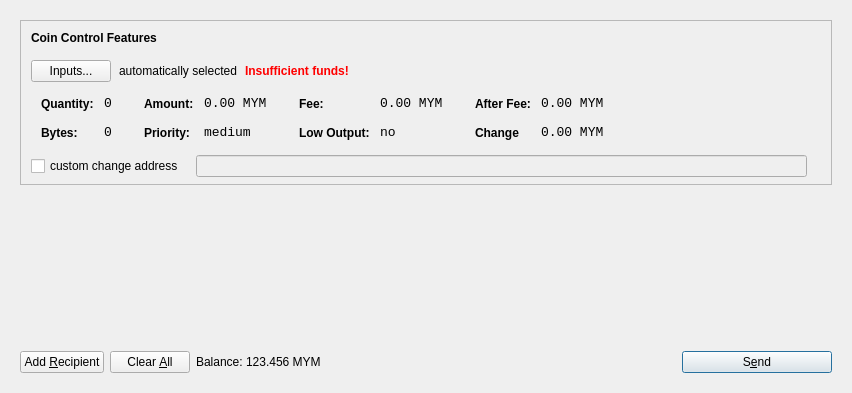
<?xml version="1.0" encoding="UTF-8"?>
<ui version="4.0">
 <class>SendCoinsDialog</class>
 <widget class="QDialog" name="SendCoinsDialog">
  <property name="geometry">
   <rect>
    <x>0</x>
    <y>0</y>
    <width>849</width>
    <height>393</height>
   </rect>
  </property>
  <property name="windowTitle">
   <string>Send Coins</string>
  </property>
  <layout class="QVBoxLayout" name="verticalLayout">
   <item>
    <widget class="QFrame" name="frameMain">
     <layout class="QVBoxLayout" name="verticalLayout_3">
      <item>
       <widget class="QFrame" name="frameCoinControl">
        <property name="sizePolicy">
         <sizepolicy hsizetype="Expanding" vsizetype="Expanding">
          <horstretch>0</horstretch>
          <verstretch>0</verstretch>
         </sizepolicy>
        </property>
        <property name="maximumSize">
         <size>
          <width>16777215</width>
          <height>16777215</height>
         </size>
        </property>
        <property name="frameShape">
         <enum>QFrame::StyledPanel</enum>
        </property>
        <property name="frameShadow">
         <enum>QFrame::Sunken</enum>
        </property>
        <layout class="QVBoxLayout" name="verticalLayoutCoinControl2">
         <property name="spacing">
          <number>6</number>
         </property>
         <property name="leftMargin">
          <number>0</number>
         </property>
         <property name="topMargin">
          <number>0</number>
         </property>
         <property name="rightMargin">
          <number>0</number>
         </property>
         <property name="bottomMargin">
          <number>6</number>
         </property>
         <item>
          <layout class="QVBoxLayout" name="verticalLayoutCoinControl" stretch="0,0,0,0,1">
           <property name="spacing">
            <number>0</number>
           </property>
           <property name="leftMargin">
            <number>10</number>
           </property>
           <property name="topMargin">
            <number>10</number>
           </property>
           <item>
            <layout class="QHBoxLayout" name="horizontalLayoutCoinControl1">
             <property name="bottomMargin">
              <number>15</number>
             </property>
             <item>
              <widget class="QLabel" name="labelCoinControlFeatures">
               <property name="sizePolicy">
                <sizepolicy hsizetype="Preferred" vsizetype="Maximum">
                 <horstretch>0</horstretch>
                 <verstretch>0</verstretch>
                </sizepolicy>
               </property>
               <property name="font">
                <font>
                 <weight>75</weight>
                 <bold>true</bold>
                </font>
               </property>
               <property name="styleSheet">
                <string notr="true">font-weight:bold;</string>
               </property>
               <property name="text">
                <string>Coin Control Features</string>
               </property>
              </widget>
             </item>
            </layout>
           </item>
           <item>
            <layout class="QHBoxLayout" name="horizontalLayoutCoinControl2" stretch="0,0,0,0">
             <property name="spacing">
              <number>8</number>
             </property>
             <property name="bottomMargin">
              <number>10</number>
             </property>
             <item>
              <widget class="QPushButton" name="pushButtonCoinControl">
               <property name="styleSheet">
                <string notr="true"/>
               </property>
               <property name="text">
                <string>Inputs...</string>
               </property>
              </widget>
             </item>
             <item>
              <widget class="QLabel" name="labelCoinControlAutomaticallySelected">
               <property name="text">
                <string>automatically selected</string>
               </property>
               <property name="margin">
                <number>5</number>
               </property>
              </widget>
             </item>
             <item>
              <widget class="QLabel" name="labelCoinControlInsuffFunds">
               <property name="font">
                <font>
                 <weight>75</weight>
                 <bold>true</bold>
                </font>
               </property>
               <property name="styleSheet">
                <string notr="true">color:red;font-weight:bold;</string>
               </property>
               <property name="text">
                <string>Insufficient funds!</string>
               </property>
               <property name="margin">
                <number>5</number>
               </property>
              </widget>
             </item>
             <item>
              <spacer name="horizontalSpacerCoinControl">
               <property name="orientation">
                <enum>Qt::Horizontal</enum>
               </property>
               <property name="sizeHint" stdset="0">
                <size>
                 <width>40</width>
                 <height>1</height>
                </size>
               </property>
              </spacer>
             </item>
            </layout>
           </item>
           <item>
            <widget class="QWidget" name="widgetCoinControl" native="true">
             <property name="sizePolicy">
              <sizepolicy hsizetype="Preferred" vsizetype="Preferred">
               <horstretch>0</horstretch>
               <verstretch>0</verstretch>
              </sizepolicy>
             </property>
             <property name="minimumSize">
              <size>
               <width>0</width>
               <height>0</height>
              </size>
             </property>
             <property name="styleSheet">
              <string notr="true"/>
             </property>
             <layout class="QHBoxLayout" name="horizontalLayoutCoinControl5">
              <property name="leftMargin">
               <number>0</number>
              </property>
              <property name="topMargin">
               <number>0</number>
              </property>
              <property name="rightMargin">
               <number>0</number>
              </property>
              <property name="bottomMargin">
               <number>0</number>
              </property>
              <item>
               <layout class="QHBoxLayout" name="horizontalLayoutCoinControl3" stretch="0,0,0,1">
                <property name="spacing">
                 <number>20</number>
                </property>
                <property name="topMargin">
                 <number>0</number>
                </property>
                <property name="bottomMargin">
                 <number>10</number>
                </property>
                <item>
                 <layout class="QFormLayout" name="formLayoutCoinControl1">
                  <property name="horizontalSpacing">
                   <number>10</number>
                  </property>
                  <property name="verticalSpacing">
                   <number>14</number>
                  </property>
                  <property name="leftMargin">
                   <number>10</number>
                  </property>
                  <property name="topMargin">
                   <number>4</number>
                  </property>
                  <property name="rightMargin">
                   <number>6</number>
                  </property>
                  <item row="0" column="0">
                   <widget class="QLabel" name="labelCoinControlQuantityText">
                    <property name="styleSheet">
                     <string notr="true">font-weight:bold;</string>
                    </property>
                    <property name="text">
                     <string>Quantity:</string>
                    </property>
                    <property name="margin">
                     <number>0</number>
                    </property>
                   </widget>
                  </item>
                  <item row="0" column="1">
                   <widget class="QLabel" name="labelCoinControlQuantity">
                    <property name="font">
                     <font>
                      <family>Monospace</family>
                      <pointsize>10</pointsize>
                     </font>
                    </property>
                    <property name="cursor">
                     <cursorShape>IBeamCursor</cursorShape>
                    </property>
                    <property name="contextMenuPolicy">
                     <enum>Qt::ActionsContextMenu</enum>
                    </property>
                    <property name="text">
                     <string>0</string>
                    </property>
                    <property name="margin">
                     <number>0</number>
                    </property>
                    <property name="textInteractionFlags">
                     <set>Qt::LinksAccessibleByMouse|Qt::TextSelectableByKeyboard|Qt::TextSelectableByMouse</set>
                    </property>
                   </widget>
                  </item>
                  <item row="1" column="0">
                   <widget class="QLabel" name="labelCoinControlBytesText">
                    <property name="styleSheet">
                     <string notr="true">font-weight:bold;</string>
                    </property>
                    <property name="text">
                     <string>Bytes:</string>
                    </property>
                   </widget>
                  </item>
                  <item row="1" column="1">
                   <widget class="QLabel" name="labelCoinControlBytes">
                    <property name="font">
                     <font>
                      <family>Monospace</family>
                      <pointsize>10</pointsize>
                     </font>
                    </property>
                    <property name="cursor">
                     <cursorShape>IBeamCursor</cursorShape>
                    </property>
                    <property name="contextMenuPolicy">
                     <enum>Qt::ActionsContextMenu</enum>
                    </property>
                    <property name="text">
                     <string>0</string>
                    </property>
                    <property name="textInteractionFlags">
                     <set>Qt::LinksAccessibleByMouse|Qt::TextSelectableByKeyboard|Qt::TextSelectableByMouse</set>
                    </property>
                   </widget>
                  </item>
                 </layout>
                </item>
                <item>
                 <layout class="QFormLayout" name="formLayoutCoinControl2">
                  <property name="horizontalSpacing">
                   <number>10</number>
                  </property>
                  <property name="verticalSpacing">
                   <number>14</number>
                  </property>
                  <property name="leftMargin">
                   <number>6</number>
                  </property>
                  <property name="topMargin">
                   <number>4</number>
                  </property>
                  <property name="rightMargin">
                   <number>6</number>
                  </property>
                  <item row="0" column="0">
                   <widget class="QLabel" name="labelCoinControlAmountText">
                    <property name="styleSheet">
                     <string notr="true">font-weight:bold;</string>
                    </property>
                    <property name="text">
                     <string>Amount:</string>
                    </property>
                    <property name="margin">
                     <number>0</number>
                    </property>
                   </widget>
                  </item>
                  <item row="0" column="1">
                   <widget class="QLabel" name="labelCoinControlAmount">
                    <property name="font">
                     <font>
                      <family>Monospace</family>
                      <pointsize>10</pointsize>
                     </font>
                    </property>
                    <property name="cursor">
                     <cursorShape>IBeamCursor</cursorShape>
                    </property>
                    <property name="contextMenuPolicy">
                     <enum>Qt::ActionsContextMenu</enum>
                    </property>
                    <property name="text">
                     <string>0.00 MYM</string>
                    </property>
                    <property name="textInteractionFlags">
                     <set>Qt::LinksAccessibleByMouse|Qt::TextSelectableByKeyboard|Qt::TextSelectableByMouse</set>
                    </property>
                   </widget>
                  </item>
                  <item row="1" column="0">
                   <widget class="QLabel" name="labelCoinControlPriorityText">
                    <property name="styleSheet">
                     <string notr="true">font-weight:bold;</string>
                    </property>
                    <property name="text">
                     <string>Priority:</string>
                    </property>
                   </widget>
                  </item>
                  <item row="1" column="1">
                   <widget class="QLabel" name="labelCoinControlPriority">
                    <property name="font">
                     <font>
                      <family>Monospace</family>
                      <pointsize>10</pointsize>
                     </font>
                    </property>
                    <property name="cursor">
                     <cursorShape>IBeamCursor</cursorShape>
                    </property>
                    <property name="contextMenuPolicy">
                     <enum>Qt::ActionsContextMenu</enum>
                    </property>
                    <property name="text">
                     <string>medium</string>
                    </property>
                    <property name="textInteractionFlags">
                     <set>Qt::LinksAccessibleByMouse|Qt::TextSelectableByKeyboard|Qt::TextSelectableByMouse</set>
                    </property>
                   </widget>
                  </item>
                 </layout>
                </item>
                <item>
                 <layout class="QFormLayout" name="formLayoutCoinControl3">
                  <property name="horizontalSpacing">
                   <number>10</number>
                  </property>
                  <property name="verticalSpacing">
                   <number>14</number>
                  </property>
                  <property name="leftMargin">
                   <number>6</number>
                  </property>
                  <property name="topMargin">
                   <number>4</number>
                  </property>
                  <property name="rightMargin">
                   <number>6</number>
                  </property>
                  <item row="0" column="0">
                   <widget class="QLabel" name="labelCoinControlFeeText">
                    <property name="styleSheet">
                     <string notr="true">font-weight:bold;</string>
                    </property>
                    <property name="text">
                     <string>Fee:</string>
                    </property>
                    <property name="margin">
                     <number>0</number>
                    </property>
                   </widget>
                  </item>
                  <item row="0" column="1">
                   <widget class="QLabel" name="labelCoinControlFee">
                    <property name="font">
                     <font>
                      <family>Monospace</family>
                      <pointsize>10</pointsize>
                     </font>
                    </property>
                    <property name="cursor">
                     <cursorShape>IBeamCursor</cursorShape>
                    </property>
                    <property name="contextMenuPolicy">
                     <enum>Qt::ActionsContextMenu</enum>
                    </property>
                    <property name="text">
                     <string>0.00 MYM</string>
                    </property>
                    <property name="textInteractionFlags">
                     <set>Qt::LinksAccessibleByMouse|Qt::TextSelectableByKeyboard|Qt::TextSelectableByMouse</set>
                    </property>
                   </widget>
                  </item>
                  <item row="1" column="0">
                   <widget class="QLabel" name="labelCoinControlLowOutputText">
                    <property name="styleSheet">
                     <string notr="true">font-weight:bold;</string>
                    </property>
                    <property name="text">
                     <string>Low Output:</string>
                    </property>
                   </widget>
                  </item>
                  <item row="1" column="1">
                   <widget class="QLabel" name="labelCoinControlLowOutput">
                    <property name="font">
                     <font>
                      <family>Monospace</family>
                      <pointsize>10</pointsize>
                     </font>
                    </property>
                    <property name="cursor">
                     <cursorShape>IBeamCursor</cursorShape>
                    </property>
                    <property name="contextMenuPolicy">
                     <enum>Qt::ActionsContextMenu</enum>
                    </property>
                    <property name="text">
                     <string>no</string>
                    </property>
                    <property name="textInteractionFlags">
                     <set>Qt::LinksAccessibleByMouse|Qt::TextSelectableByKeyboard|Qt::TextSelectableByMouse</set>
                    </property>
                   </widget>
                  </item>
                 </layout>
                </item>
                <item>
                 <layout class="QFormLayout" name="formLayoutCoinControl4">
                  <property name="horizontalSpacing">
                   <number>10</number>
                  </property>
                  <property name="verticalSpacing">
                   <number>14</number>
                  </property>
                  <property name="leftMargin">
                   <number>6</number>
                  </property>
                  <property name="topMargin">
                   <number>4</number>
                  </property>
                  <property name="rightMargin">
                   <number>6</number>
                  </property>
                  <item row="0" column="0">
                   <widget class="QLabel" name="labelCoinControlAfterFeeText">
                    <property name="styleSheet">
                     <string notr="true">font-weight:bold;</string>
                    </property>
                    <property name="text">
                     <string>After Fee:</string>
                    </property>
                    <property name="margin">
                     <number>0</number>
                    </property>
                   </widget>
                  </item>
                  <item row="0" column="1">
                   <widget class="QLabel" name="labelCoinControlAfterFee">
                    <property name="font">
                     <font>
                      <family>Monospace</family>
                      <pointsize>10</pointsize>
                     </font>
                    </property>
                    <property name="cursor">
                     <cursorShape>IBeamCursor</cursorShape>
                    </property>
                    <property name="contextMenuPolicy">
                     <enum>Qt::ActionsContextMenu</enum>
                    </property>
                    <property name="text">
                     <string>0.00 MYM</string>
                    </property>
                    <property name="textInteractionFlags">
                     <set>Qt::LinksAccessibleByMouse|Qt::TextSelectableByKeyboard|Qt::TextSelectableByMouse</set>
                    </property>
                   </widget>
                  </item>
                  <item row="1" column="0">
                   <widget class="QLabel" name="labelCoinControlChangeText">
                    <property name="styleSheet">
                     <string notr="true">font-weight:bold;</string>
                    </property>
                    <property name="text">
                     <string>Change</string>
                    </property>
                   </widget>
                  </item>
                  <item row="1" column="1">
                   <widget class="QLabel" name="labelCoinControlChange">
                    <property name="font">
                     <font>
                      <family>Monospace</family>
                      <pointsize>10</pointsize>
                     </font>
                    </property>
                    <property name="cursor">
                     <cursorShape>IBeamCursor</cursorShape>
                    </property>
                    <property name="contextMenuPolicy">
                     <enum>Qt::ActionsContextMenu</enum>
                    </property>
                    <property name="text">
                     <string>0.00 MYM</string>
                    </property>
                    <property name="textInteractionFlags">
                     <set>Qt::LinksAccessibleByMouse|Qt::TextSelectableByKeyboard|Qt::TextSelectableByMouse</set>
                    </property>
                   </widget>
                  </item>
                 </layout>
                </item>
               </layout>
              </item>
             </layout>
            </widget>
           </item>
           <item>
            <layout class="QHBoxLayout" name="horizontalLayoutCoinControl4" stretch="0,0,0">
             <property name="spacing">
              <number>12</number>
             </property>
             <property name="sizeConstraint">
              <enum>QLayout::SetDefaultConstraint</enum>
             </property>
             <property name="topMargin">
              <number>5</number>
             </property>
             <property name="rightMargin">
              <number>5</number>
             </property>
             <item>
              <widget class="QCheckBox" name="checkBoxCoinControlChange">
               <property name="text">
                <string>custom change address</string>
               </property>
              </widget>
             </item>
             <item>
              <widget class="QLineEdit" name="lineEditCoinControlChange">
               <property name="enabled">
                <bool>false</bool>
               </property>
               <property name="sizePolicy">
                <sizepolicy hsizetype="Expanding" vsizetype="Fixed">
                 <horstretch>0</horstretch>
                 <verstretch>0</verstretch>
                </sizepolicy>
               </property>
              </widget>
             </item>
             <item>
              <widget class="QLabel" name="labelCoinControlChangeLabel">
               <property name="sizePolicy">
                <sizepolicy hsizetype="Preferred" vsizetype="Expanding">
                 <horstretch>0</horstretch>
                 <verstretch>0</verstretch>
                </sizepolicy>
               </property>
               <property name="minimumSize">
                <size>
                 <width>0</width>
                 <height>0</height>
                </size>
               </property>
               <property name="text">
                <string/>
               </property>
               <property name="margin">
                <number>3</number>
               </property>
              </widget>
             </item>
            </layout>
           </item>
           <item>
            <spacer name="verticalSpacerCoinControl">
             <property name="orientation">
              <enum>Qt::Vertical</enum>
             </property>
             <property name="sizeHint" stdset="0">
              <size>
               <width>800</width>
               <height>1</height>
              </size>
             </property>
            </spacer>
           </item>
          </layout>
         </item>
        </layout>
       </widget>
      </item>
      <item>
       <widget class="QScrollArea" name="scrollArea">
        <property name="frameShape">
         <enum>QFrame::NoFrame</enum>
        </property>
        <property name="widgetResizable">
         <bool>true</bool>
        </property>
        <widget class="QWidget" name="scrollAreaWidgetContents">
         <property name="geometry">
          <rect>
           <x>0</x>
           <y>0</y>
           <width>813</width>
           <height>148</height>
          </rect>
         </property>
         <layout class="QVBoxLayout" name="verticalLayout_2">
          <property name="leftMargin">
           <number>0</number>
          </property>
          <property name="topMargin">
           <number>0</number>
          </property>
          <property name="rightMargin">
           <number>0</number>
          </property>
          <property name="bottomMargin">
           <number>0</number>
          </property>
          <item>
           <layout class="QVBoxLayout" name="entries">
            <property name="spacing">
             <number>6</number>
            </property>
           </layout>
          </item>
          <item>
           <spacer name="verticalSpacer">
            <property name="orientation">
             <enum>Qt::Vertical</enum>
            </property>
            <property name="sizeHint" stdset="0">
             <size>
              <width>20</width>
              <height>40</height>
             </size>
            </property>
           </spacer>
          </item>
         </layout>
        </widget>
       </widget>
      </item>
      <item>
       <layout class="QHBoxLayout" name="horizontalLayout">
        <item>
         <widget class="QPushButton" name="addButton">
          <property name="toolTip">
           <string>Send to multiple recipients at once</string>
          </property>
          <property name="text">
           <string>Add &amp;Recipient</string>
          </property>
          <property name="icon">
           <iconset resource="../icebergcoin.qrc">
            <normaloff>:/icons/add</normaloff>:/icons/add</iconset>
          </property>
          <property name="autoDefault">
           <bool>false</bool>
          </property>
         </widget>
        </item>
        <item>
         <widget class="QPushButton" name="clearButton">
          <property name="sizePolicy">
           <sizepolicy hsizetype="Minimum" vsizetype="Fixed">
            <horstretch>0</horstretch>
            <verstretch>0</verstretch>
           </sizepolicy>
          </property>
          <property name="toolTip">
           <string>Remove all transaction fields</string>
          </property>
          <property name="text">
           <string>Clear &amp;All</string>
          </property>
          <property name="icon">
           <iconset resource="../icebergcoin.qrc">
            <normaloff>:/icons/remove</normaloff>:/icons/remove</iconset>
          </property>
          <property name="autoRepeatDelay">
           <number>300</number>
          </property>
          <property name="autoDefault">
           <bool>false</bool>
          </property>
         </widget>
        </item>
        <item>
         <layout class="QHBoxLayout" name="horizontalLayout_2">
          <property name="spacing">
           <number>3</number>
          </property>
          <item>
           <widget class="QLabel" name="label">
            <property name="sizePolicy">
             <sizepolicy hsizetype="Preferred" vsizetype="Fixed">
              <horstretch>0</horstretch>
              <verstretch>0</verstretch>
             </sizepolicy>
            </property>
            <property name="text">
             <string>Balance:</string>
            </property>
           </widget>
          </item>
          <item>
           <widget class="QLabel" name="labelBalance">
            <property name="sizePolicy">
             <sizepolicy hsizetype="Preferred" vsizetype="Fixed">
              <horstretch>0</horstretch>
              <verstretch>0</verstretch>
             </sizepolicy>
            </property>
            <property name="cursor">
             <cursorShape>IBeamCursor</cursorShape>
            </property>
            <property name="text">
             <string>123.456 MYM</string>
            </property>
            <property name="textInteractionFlags">
             <set>Qt::LinksAccessibleByMouse|Qt::TextSelectableByKeyboard|Qt::TextSelectableByMouse</set>
            </property>
           </widget>
          </item>
         </layout>
        </item>
        <item>
         <spacer name="horizontalSpacer">
          <property name="orientation">
           <enum>Qt::Horizontal</enum>
          </property>
          <property name="sizeHint" stdset="0">
           <size>
            <width>40</width>
            <height>20</height>
           </size>
          </property>
         </spacer>
        </item>
        <item>
         <widget class="QPushButton" name="sendButton">
          <property name="minimumSize">
           <size>
            <width>150</width>
            <height>0</height>
           </size>
          </property>
          <property name="toolTip">
           <string>Confirm the send action</string>
          </property>
          <property name="text">
           <string>S&amp;end</string>
          </property>
          <property name="icon">
           <iconset resource="../icebergcoin.qrc">
            <normaloff>:/icons/send</normaloff>:/icons/send</iconset>
          </property>
          <property name="default">
           <bool>true</bool>
          </property>
         </widget>
        </item>
       </layout>
      </item>
     </layout>
     <zorder>scrollArea</zorder>
     <zorder>frameCoinControl</zorder>
     <zorder></zorder>
    </widget>
   </item>
  </layout>
 </widget>
 <resources>
  <include location="../icebergcoin.qrc"/>
 </resources>
 <connections/>
</ui>
